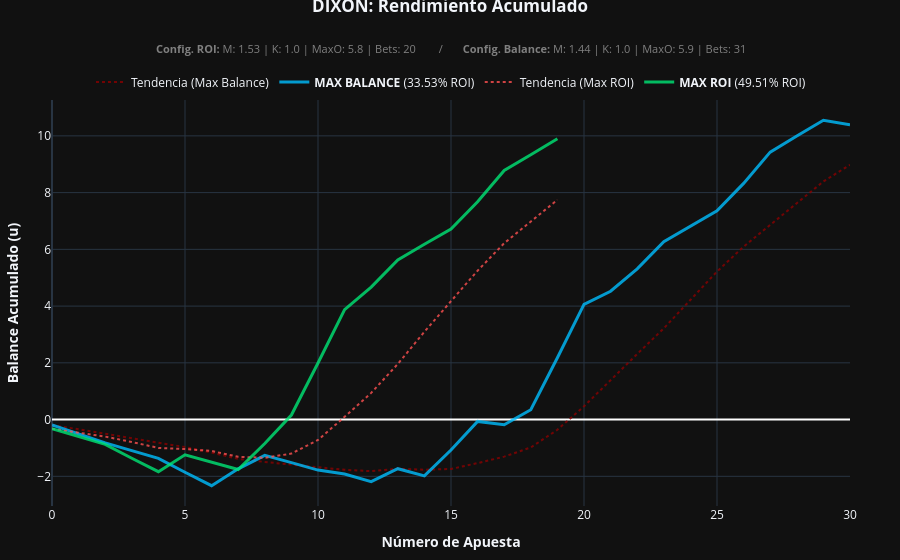

The notebook cell saved with this chart:
### Code cell
# --- VISUALIZACIÓN DE LA MEJOR ESTRATEGIA: MAHER (ROI vs BALANCE) ---

if 'best_history_maher' in locals() and not df_grid_maher_sorted.empty:
    # -------------------------------------------------------------------------
    # PREPARACIÓN DE DATOS: ESTRATEGIA MEJOR ROI
    # -------------------------------------------------------------------------
    df_viz_roi = best_history_maher.sort_values('Date').reset_index(drop=True)
    df_viz_roi['Balance_Cum'] = df_viz_roi['Ganancia'].cumsum()
    df_viz_roi['MA_Balance'] = df_viz_roi['Balance_Cum'].rolling(window=7, min_periods=1).mean()

    # Parámetros ROI
    roi_row = df_grid_maher_sorted.iloc[0]
    r_val, r_bal, r_bets = roi_row['ROI(%)'], roi_row['Balance'], int(roi_row['Apuestas'])
    r_marg, r_kelly, r_max_o = roi_row['Margen'], roi_row['Kelly'], roi_row['Max_Odd']

    # -------------------------------------------------------------------------
    # PREPARACIÓN DE DATOS: ESTRATEGIA MEJOR BALANCE (REGENERACIÓN VECTORIZADA)
    # -------------------------------------------------------------------------
    bal_row = df_grid_maher_sorted.sort_values(by='Balance', ascending=False).iloc[0]

    if (bal_row['Margen'] != r_marg) or (bal_row['Kelly'] != r_kelly) or (bal_row['Max_Odd'] != r_max_o):
        b_m, b_k, b_mo = bal_row['Margen'], bal_row['Kelly'], bal_row['Max_Odd']
        mask_bal = valid_mask_base & (odds_flat <= b_mo) & (probs_flat * odds_flat > b_m)
        df_viz_bal = pd.DataFrame({
            'Date': fechas_flat[mask_bal],
            'Ganancia': profit_base[mask_bal] * b_k * unit
        }).sort_values('Date').reset_index(drop=True)
    else:
        df_viz_bal = df_viz_roi.copy()

    df_viz_bal['Balance_Cum'] = df_viz_bal['Ganancia'].cumsum()
    df_viz_bal['MA_Balance'] = df_viz_bal['Balance_Cum'].rolling(window=7, min_periods=1).mean()

    b_val, b_bal_total, b_bets = bal_row['ROI(%)'], bal_row['Balance'], int(bal_row['Apuestas'])
    b_marg, b_kelly, b_max_o = bal_row['Margen'], bal_row['Kelly'], bal_row['Max_Odd']

    # -------------------------------------------------------------------------
    # DISEÑO DEL GRÁFICO (PLOTLY)
    # -------------------------------------------------------------------------
    fig = go.Figure()

    # Trazas de Balance
    fig.add_trace(go.Scatter(x=df_viz_bal.index, y=df_viz_bal['MA_Balance'], name='Tendencia (Max Balance)',
                             line=dict(color='rgba(139, 0, 0, 0.8)', width=2, dash='dot')))

    fig.add_trace(go.Scatter(x=df_viz_bal.index, y=df_viz_bal['Balance_Cum'],
                             name=f'<b>MAX BALANCE</b> ({b_val:.2f}% ROI)',
                             line=dict(color='rgba(0, 191, 255, 0.8)', width=3)))

    # Trazas de ROI
    fig.add_trace(go.Scatter(x=df_viz_roi.index, y=df_viz_roi['MA_Balance'], name='Tendencia (Max ROI)',
                             line=dict(color='rgba(255, 80, 80, 0.8)', width=2, dash='dot')))

    fig.add_trace(go.Scatter(x=df_viz_roi.index, y=df_viz_roi['Balance_Cum'],
                             name=f'<b>MAX ROI</b> ({r_val:.2f}% ROI)',
                             line=dict(color='rgba(0, 230, 118, 0.8)', width=3)))

    # Construcción del subtítulo con toda la información
    subtitle_text = (f"<b>Config. ROI:</b> M: {r_marg} | K: {r_kelly} | MaxO: {r_max_o} | Bets: {r_bets}  "
                     f"      /       "
                     f"<b>Config. Balance:</b> M: {b_marg} | K: {b_kelly} | MaxO: {b_max_o} | Bets: {b_bets}")

    fig.update_layout(
        template='plotly_dark',
        # Título pegado al borde superior
        title={'text': '<b>DIXON: Rendimiento Acumulado</b>', 'y': 1, 'x': 0.5, 'xanchor': 'center'},

        # Subtítulo (Anotación) con los parámetros técnicos
        annotations=[
            dict(
                text=subtitle_text,
                showarrow=False,
                xref="paper", yref="paper",
                x=0.5,
                y=1.15,
                font=dict(size=11, color="gray")
            )
        ],

        hovermode='x unified',
        xaxis=dict(title='<b>Número de Apuesta</b>'),
        yaxis=dict(title='<b>Balance Acumulado (u)</b>', zeroline=True, zerolinecolor='white'),

        # Leyenda horizontal entre el subtítulo y el gráfico
        legend=dict(
            orientation="h",
            yanchor="top",
            y=1.08,
            xanchor="center",
            x=0.5
        ),

        # Margen superior ajustado para eliminar el vacío
        margin=dict(t=100, b=50, l=50, r=50)
    )

    fig.show()
else:
    print("⚠️ No hay datos suficientes para graficar.")

### Figure 1 — Plotly figure (JSON) as saved in the notebook; plotly's stock layout.template omitted (floating-point values rounded to 4 significant figures)
{"data": [{"line": {"color": "rgba(139, 0, 0, 0.8)", "dash": "dot", "width": 2}, "name": "Tendencia (Max Balance)", "type": "scatter", "x": [0, 1, 2, 3, 4, 5, 6, 7, 8, 9, 10, 11, 12, 13, 14, 15, 16, 17, 18, 19, 20, 21, 22, 23, 24, 25, 26, 27, 28, 29, 30], "y": [-0.1881, -0.341, -0.5004, -0.6485, -0.7924, -0.9697, -1.164, -1.385, -1.495, -1.595, -1.693, -1.771, -1.818, -1.733, -1.769, -1.741, -1.534, -1.306, -0.9827, -0.359, 0.4685, 1.398, 2.311, 3.216, 4.215, 5.218, 6.096, 6.862, 7.644, 8.392, 8.981]}, {"line": {"color": "rgba(0, 191, 255, 0.8)", "width": 3}, "name": "<b>MAX BALANCE</b> (33.53% ROI)", "type": "scatter", "x": [0, 1, 2, 3, 4, 5, 6, 7, 8, 9, 10, 11, 12, 13, 14, 15, 16, 17, 18, 19, 20, 21, 22, 23, 24, 25, 26, 27, 28, 29, 30], "y": [-0.1881, -0.4939, -0.8192, -1.093, -1.368, -1.856, -2.331, -1.736, -1.261, -1.517, -1.78, -1.918, -2.186, -1.732, -1.987, -1.071, -0.06562, -0.1833, 0.3451, 2.18, 4.061, 4.523, 5.315, 6.274, 6.811, 7.363, 8.324, 9.428, 9.996, 10.55, 10.39]}, {"line": {"color": "rgba(255, 80, 80, 0.8)", "dash": "dot", "width": 2}, "name": "Tendencia (Max ROI)", "type": "scatter", "x": [0, 1, 2, 3, 4, 5, 6, 7, 8, 9, 10, 11, 12, 13, 14, 15, 16, 17, 18, 19], "y": [-0.3253, -0.462, -0.5995, -0.7902, -0.9995, -1.04, -1.107, -1.312, -1.347, -1.199, -0.7194, 0.09664, 0.9409, 1.96, 3.094, 4.174, 5.248, 6.217, 6.997, 7.745]}, {"line": {"color": "rgba(0, 230, 118, 0.8)", "width": 3}, "name": "<b>MAX ROI</b> (49.51% ROI)", "type": "scatter", "x": [0, 1, 2, 3, 4, 5, 6, 7, 8, 9, 10, 11, 12, 13, 14, 15, 16, 17, 18, 19], "y": [-0.3253, -0.5988, -0.8745, -1.362, -1.837, -1.243, -1.506, -1.761, -0.8449, 0.16, 1.995, 3.876, 4.667, 5.627, 6.178, 6.715, 7.677, 8.781, 9.333, 9.902]}], "layout": {"annotations": [{"font": {"color": "gray", "size": 11}, "showarrow": false, "text": "<b>Config. ROI:</b> M: 1.53 | K: 1.0 | MaxO: 5.8 | Bets: 20        /       <b>Config. Balance:</b> M: 1.44 | K: 1.0 | MaxO: 5.9 | Bets: 31", "x": 0.5, "xref": "paper", "y": 1.15, "yref": "paper"}], "hovermode": "x unified", "legend": {"orientation": "h", "x": 0.5, "xanchor": "center", "y": 1.08, "yanchor": "top"}, "margin": {"b": 50, "l": 50, "r": 50, "t": 100}, "title": {"text": "<b>DIXON: Rendimiento Acumulado</b>", "x": 0.5, "xanchor": "center", "y": 1}, "xaxis": {"title": {"text": "<b>Número de Apuesta</b>"}}, "yaxis": {"title": {"text": "<b>Balance Acumulado (u)</b>"}, "zeroline": true, "zerolinecolor": "white"}}}
